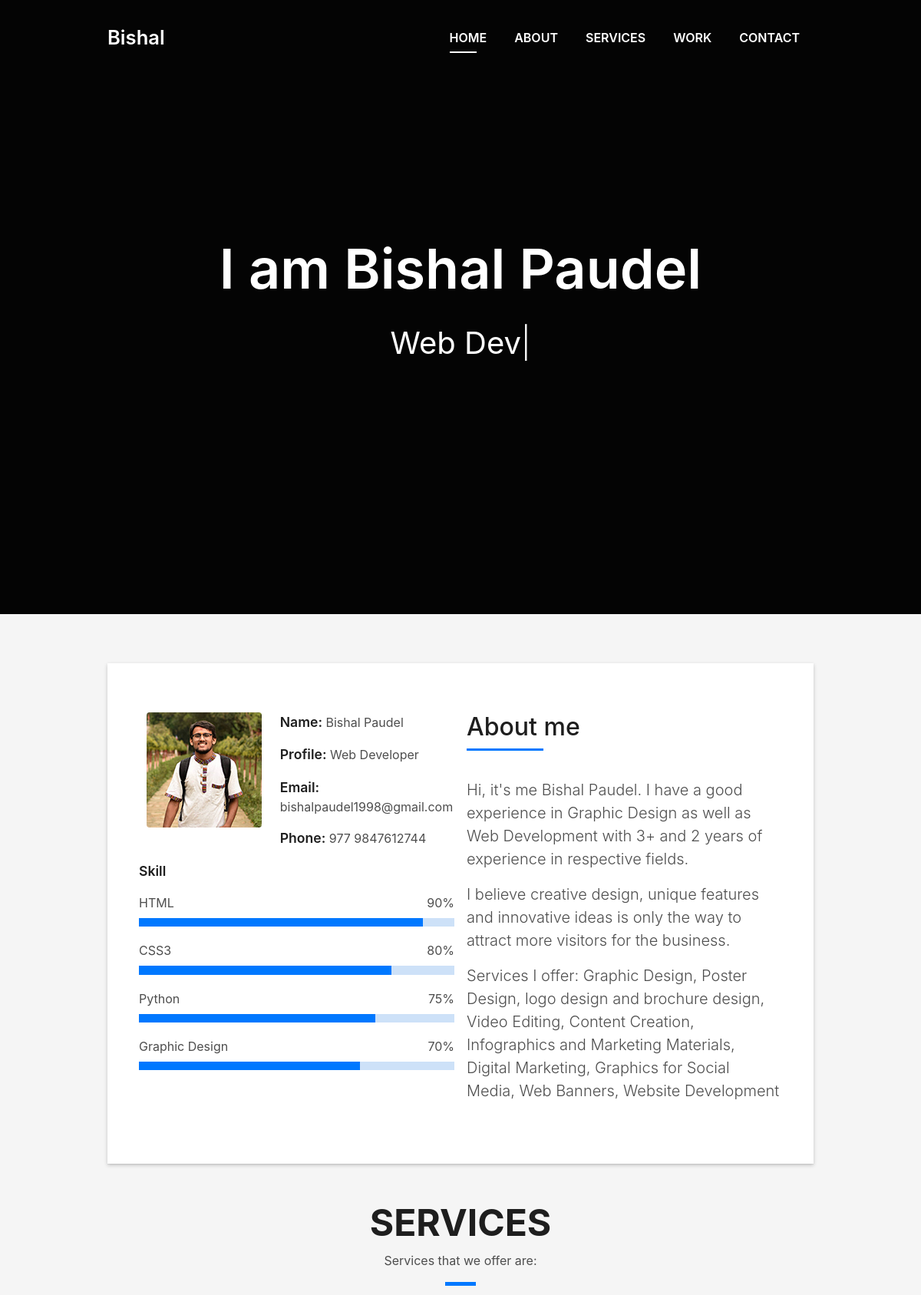
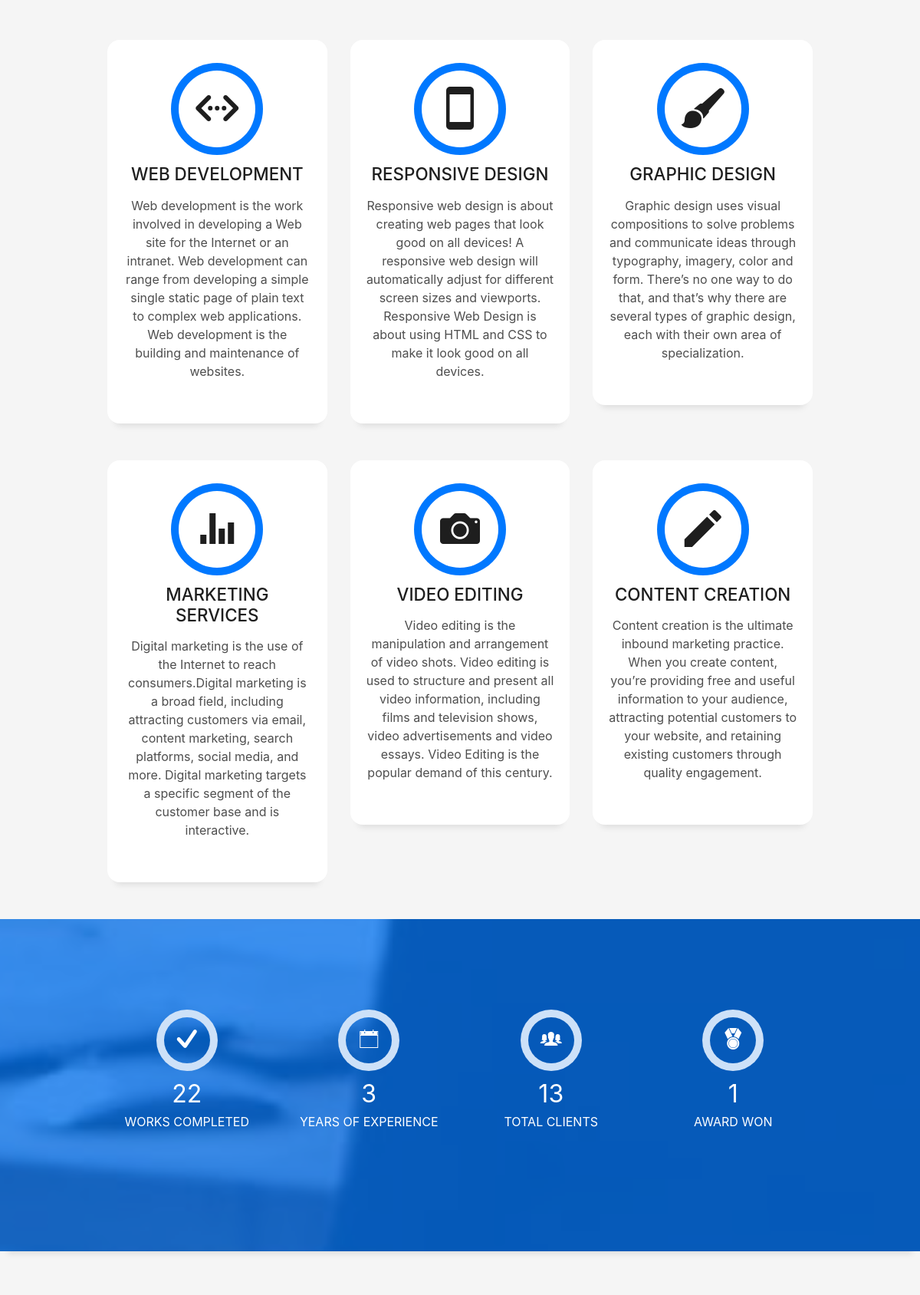
The page / (upper part) on the database its author committed (2 pictures, top to bottom).
### myapp/models.py (models this page shows, shortened)
class Hero(models.Model):
    first_name = models.CharField(max_length=50)
    last_name = models.CharField(max_length=50)
    car_1 = models.CharField(max_length=50)
    car_2 = models.CharField(max_length=50)
    car_3 = models.CharField(blank=True ,max_length=50)
    car_4 = models.CharField(blank=True, max_length=50)

class About(models.Model):
    profile = models.CharField(max_length=50)
    email = models.EmailField()
    phone = models.CharField(max_length=14)
    txt_1 = models.TextField()
    txt_2 = models.TextField()
    txt_3 = models.TextField(blank=True)
    html = models.CharField(max_length=5)
    css = models.CharField(max_length=5)
    python = models.CharField(max_length=5)
    graphic = models.CharField(max_length=5)

class Services(models.Model):
    icon = models.CharField(max_length=50)
    title = models.CharField(max_length=50)
    detail = models.TextField()
    def __str__(self):
        return self.title

class Stats(models.Model):
    work = models.CharField(max_length=50)
    exp = models.CharField(max_length=50)
    client = models.CharField(max_length=50)
    award = models.CharField(max_length=50)

### myapp/views.py (the view, shortened to what this page needs)
# urls.py: path('', views.index, name="index"),
def index(request):
    hero = Hero.objects.all()
    about = About.objects.all()
    services = Services.objects.all()
    stats = Stats.objects.all()
    portfolios = Portfolio.objects.all()
    testimonys = Testimony.objects.all()
    context = {'hero':hero, 'about': about, 'services': services, 'stats':stats, 'portfolios':portfolios, 'testimonys':testimonys}
    return render(request, 'index.html', context)

### templates/index.html (shortened to what this page needs)
{% extends 'base.html' %}
{% block hero %}
<div
      id="home"
      class="intro route bg-image"
      style="background-image: url(static/img/intro-bg.jpg)"
    >
      <div class="overlay-itro"></div>
      <div class="intro-content display-table">
        <div class="table-cell">
          <div class="container">
            {% for heros in hero %}
            <h1 class="intro-title mb-4">I am {{heros.first_name}} {{heros.last_name}}</h1>
            <p class="intro-subtitle">
              <strong class="text-slider"></strong>
            </p>
            {% endfor %}
          </div>
        </div>
      </div>
    </div>
{% endblock hero %}
{% block about %}
{% for abouts in about %}
<section id="about" class="about-mf sect-pt4 route">
      <div class="container">
        <div class="row">
          <div class="col-sm-12">
            <div class="box-shadow-full">
              <div class="row">
                <div class="col-md-6">
                  <div class="row">
                    <div class="col-sm-6 col-md-5">
                      <div class="about-img">
                        <img
                          src="static/img/testimonial-2.jpg"
                          class="img-fluid rounded b-shadow-a"
                          alt=""
                        />
                      </div>
                    </div>
                    <div class="col-sm-6 col-md-7">
                      <div class="about-info">
                        <p>
                          <span class="title-s">Name: </span>
                          <span>Bishal Paudel</span>
                        </p>
                        <p>
                          <span class="title-s">Profile: </span>
                          <span>{{abouts.profile}}</span>
                        </p>
                        <p>
                          <span class="title-s">Email: </span>
                          <span>{{abouts.email}}</span>
                        </p>
                        <p>
                          <span class="title-s">Phone: </span>
                          <span>{{abouts.phone}}</span>
                        </p>
                      </div>
                    </div>
                  </div>
                  <div class="skill-mf">
                    <p class="title-s">Skill</p>
                    <span>HTML</span> <span class="pull-right">{{abouts.html}}%</span>
                    <div class="progress">
                      <div
                        class="progress-bar"
                        role="progressbar"
                        style="width: {{abouts.html}}%"
                        aria-valuenow="{{abouts.html}}"
                        aria-valuemin="0"
                        aria-valuemax="100"
                      ></div>
                    </div>
                    <span>CSS3</span> <span class="pull-right">{{abouts.css}}%</span>
                    <div class="progress">
                      <div
                        class="progress-bar"
                        role="progressbar"
                        style="width: {{abouts.css}}%"
                        aria-valuenow="{{abouts.css}}"
                        aria-valuemin="0"
                        aria-valuemax="100"
                      ></div>
                    </div>
                    <span>Python</span> <span class="pull-right">{{abouts.python}}%</span>
                    <div class="progress">
                      <div
                        class="progress-bar"
                        role="progressbar"
                        style="width: {{abouts.python}}%"
                        aria-valuenow="{{abouts.python}}"
                        aria-valuemin="0"
                        aria-valuemax="100"
                      ></div>
                    </div>
                    <span>Graphic Design</span> <span class="pull-right">{{abouts.graphic}}%</span>
                    <div class="progress">
                      <div
                        class="progress-bar"
                        role="progressbar"
                        style="width: {{abouts.graphic}}%"
                        aria-valuenow="{{abouts.graphic}}"
                        aria-valuemin="0"
                        aria-valuemax="100"
                      ></div>
                    </div>
                  </div>
                </div>
                <div class="col-md-6">
                  <div class="about-me pt-4 pt-md-0">
                    <div class="title-box-2">
                      <h5 class="title-left">About me</h5>
                    </div>
                    <p class="lead">
                      {{abouts.txt_1}}
                    </p>
                    <p class="lead">
                      {{abouts.txt_2}}
                    </p>
                    <p class="lead">
                      {{abouts.txt_3}}
                    </p>
                  </div>
                </div>
              </div>
            </div>
          </div>
        </div>
      </div>
    </section>
    {% endfor %}
{% endblock about %}
{% block services %}
<section id="service" class="services-mf route">
      <div class="container">
        <div class="row">
          <div class="col-sm-12">
            <div class="title-box text-center">
              <h3 class="title-a">Services</h3>
              <p class="subtitle-a">
                Services that we offer are:
              </p>
              <div class="line-mf"></div>
            </div>
          </div>
        </div>
        <div class="row">
            {% for service in services %}
          <div class="col-md-4">
            <div class="service-box">
              <div class="service-ico">
                <span class="ico-circle"><i class="ion-{{service.icon}}"></i></span>
              </div>
              <div class="service-content">
                <h2 class="s-title">{{service.title}}</h2>
                <p class="s-description text-center">
                  {{service.detail}}
                </p>
              </div>
            </div>
          </div>
          {% endfor %}
        </div>
      </div>
    </section>
      {% endblock services %}
    {% block stats %}
    <div
      class="section-counter paralax-mf bg-image"
      style="background-image: url(static/img/counters-bg.jpg)">
      <div class="overlay-mf"></div>
      <div class="container">
        <div class="row">
        {% for stat in stats %}
          <div class="col-sm-3 col-lg-3">
            <div class="counter-box">
              <div class="counter-ico">
                <span class="ico-circle"
                  ><i class="ion-checkmark-round"></i
                ></span>
              </div>
              <div class="counter-num">
                <p class="counter">{{stat.work}}</p>
                <span class="counter-text">WORKS COMPLETED</span>
              </div>
            </div>
          </div>
          <div class="col-sm-3 col-lg-3">
            <div class="counter-box pt-4 pt-md-0">
              <div class="counter-ico">
                <span class="ico-circle"
                  ><i class="ion-ios-calendar-outline"></i
                ></span>
              </div>
              <div class="counter-num">
                <p class="counter">{{stat.exp}}</p>
                <span class="counter-text">YEARS OF EXPERIENCE</span>
              </div>
            </div>
          </div>
          <div class="col-sm-3 col-lg-3">
            <div class="counter-box pt-4 pt-md-0">
              <div class="counter-ico">
                <span class="ico-circle"><i class="ion-ios-people"></i></span>
              </div>
              <div class="counter-num">
                <p class="counter">{{stat.client}}</p>
                <span class="counter-text">TOTAL CLIENTS</span>
              </div>
            </div>
          </div>
          <div class="col-sm-3 col-lg-3">
            <div class="counter-box pt-4 pt-md-0">
              <div class="counter-ico">
                <span class="ico-circle"><i class="ion-ribbon-a"></i></span>
              </div>
              <div class="counter-num">
                <p class="counter">{{stat.award}}</p>
                <span class="counter-text">AWARD WON</span>
              </div>
            </div>
          </div>
        </div>
      </div>
      {% endfor %}
    </div>
    {% endblock stats %}
    {% block portfolio %}
<section id="work" class="portfolio-mf sect-pt4 route">
    </section>
    {% endblock portfolio %}

### templates/base.html (shortened to what this page needs)
<!DOCTYPE html>
<html lang="en">
  <head>
    <link href="static/lib/bootstrap/css/bootstrap.min.css" rel="stylesheet" />
    <link
      href="static/lib/font-awesome/css/font-awesome.min.css" rel="stylesheet"
    />
    <link href="static/lib/animate/animate.min.css" rel="stylesheet" />
    <link href="static/lib/ionicons/css/ionicons.min.css" rel="stylesheet" />
    <link href="static/lib/owlcarousel/assets/owl.carousel.min.css" rel="stylesheet"
    />
    <link href="static/lib/lightbox/css/lightbox.min.css" rel="stylesheet" />
    <link href="static/css/style.css" rel="stylesheet" />
  </head>
  <body id="page-top">
    <nav
      class="navbar navbar-b navbar-trans navbar-expand-md fixed-top"
      id="mainNav"
    >
      <div class="container">
        <a class="navbar-brand js-scroll" href="/">Bishal</a>
        <div
          class="navbar-collapse collapse justify-content-end"
          id="navbarDefault"
        >
          <ul class="navbar-nav">
            <li class="nav-item">
              <a class="nav-link js-scroll active" href="#home">Home</a>
            </li>
            <li class="nav-item">
              <a class="nav-link js-scroll" href="#about">About</a>
            </li>
            <li class="nav-item">
              <a class="nav-link js-scroll" href="#service">Services</a>
            </li>
            <li class="nav-item">
              <a class="nav-link js-scroll" href="#work">Work</a>
            </li>
            <li class="nav-item">
              <a class="nav-link js-scroll" href="#contact">Contact</a>
            </li>
          </ul>
        </div>
      </div>
    </nav>
    {% block hero %}{% endblock hero %}
    {% block about %}{% endblock about %}
    {% block services %}{% endblock services %}
    {% block stats %}{% endblock stats %}
    {% block portfolio %}{% endblock portfolio %}
  </body>
</html>

### rows shown on the page
Hero: first_name "Bishal", last_name "Paudel"
About: profile "Web Developer", email "bishalpaudel1998@gmail.com", phone "977 9847612744", html "90", css "80", python "75", graphic "70", txt_1 "Hi, it's me Bishal Paudel. I have a good experience in Graphic Design as well as Web Development with 3+ and 2 years of experience in respective fields.", txt_2 "I believe creative design, unique features and innovative ideas is only the way to attract more visitors for the business.", txt_3 "Services I offer: Graphic Design, Poster Design, logo design and brochure design, Video Editing, Content Creation, Infographics and Marketing Materials, Digital Marketing, Graphics for Social Media, Web Banners, Website Development"
Services: title "WEB DEVELOPMENT", detail "Web development is the work involved in developing a Web site for the Internet or an intranet. Web development can range from developing a simple single static page of plain text to complex web applications. Web development is the building and maintenance of websites."
Services: title "RESPONSIVE DESIGN", detail "Responsive web design is about creating web pages that look good on all devices! A responsive web design will automatically adjust for different screen sizes and viewports. Responsive Web Design is about using HTML and CSS to make it look good on all devices."
Services: title "GRAPHIC DESIGN", detail "Graphic design uses visual compositions to solve problems and communicate ideas through typography, imagery, color and form. There’s no one way to do that, and that’s why there are several types of graphic design, each with their own area of specialization."
Services: title "MARKETING SERVICES", detail "Digital marketing is the use of the Internet to reach consumers.Digital marketing is a broad field, including attracting customers via email, content marketing, search platforms, social media, and more. Digital marketing targets a specific segment of the customer base and is interactive."
Services: title "VIDEO EDITING", detail "Video editing is the manipulation and arrangement of video shots. Video editing is used to structure and present all video information, including films and television shows, video advertisements and video essays. Video Editing is the popular demand of this century."
Services: title "CONTENT CREATION", detail "Content creation is the ultimate inbound marketing practice. When you create content, you’re providing free and useful information to your audience, attracting potential customers to your website, and retaining existing customers through quality engagement."
Stats: work "22", exp "3", client "13", award "1"
